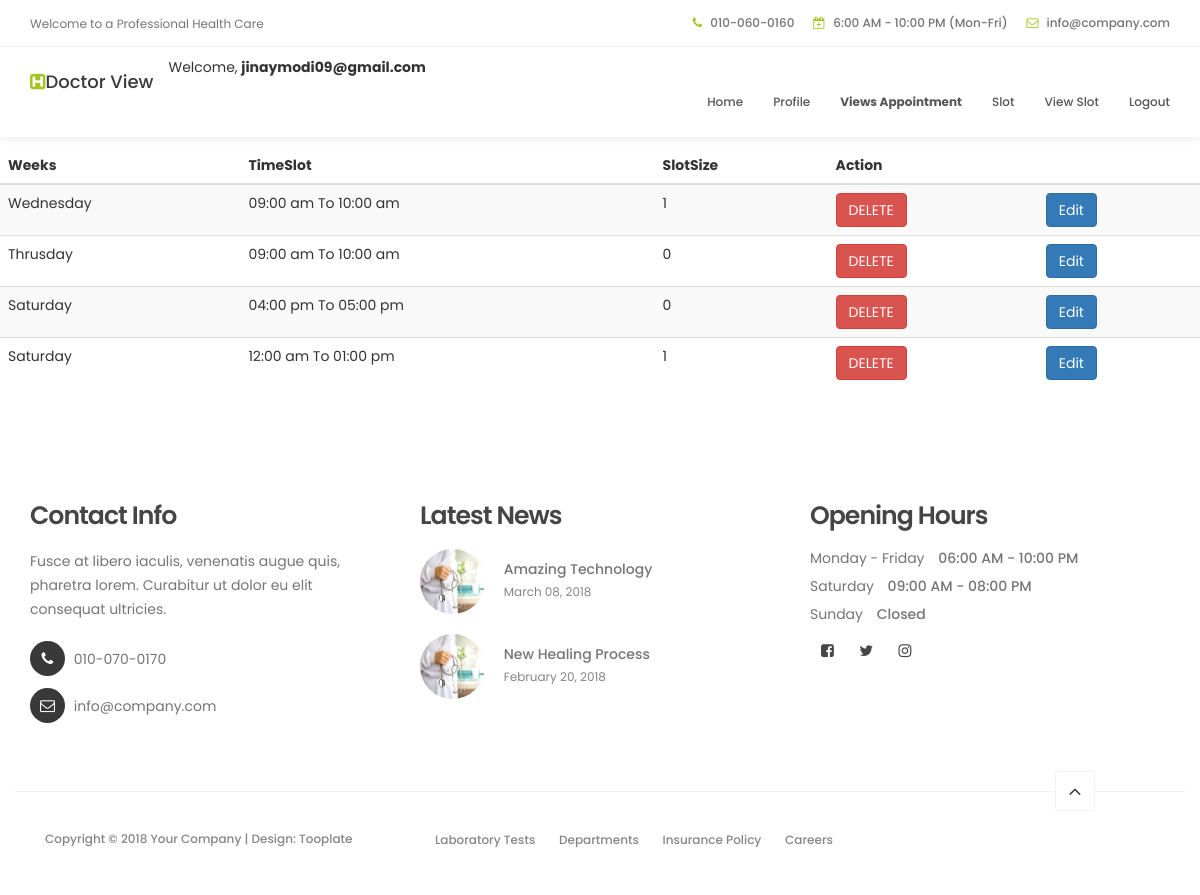
/viewslot/ (signed in), run on the app's committed database.
### myapp/models.py (models this page shows, shortened)
class User(models.Model):
    ROLES = (
        ('admin', 'Admin'),
        ('doctor', 'Doctor'),
        ('patiences', 'Patience'),
    )
    roles = models.CharField(max_length=30,choices = ROLES)
    name = models.CharField(max_length=30)
    email = models.EmailField(unique=True)
    password = models.CharField(max_length=15)
    address = models.TextField(default=None,blank=True,null=True)
    gender = models.CharField(max_length=6)
    speciality = models.CharField(max_length=30,default=None,blank=True,null=True)
    clinic_name=models.CharField(max_length=30,default=None,blank=True,null=True)
    profile = models.ImageField(upload_to='profiles/',blank=True,null=True)

class Slot(models.Model):
    TIMESLOT_LIST = (
        (0, '09:00 am To 10:00 am'),
        (1,'10:00 am TO 11:00 am'),
        (2, '11:00 am To 12:00 am'),
        (3, '12:00 am To 01:00 pm'),
        (4, '02:00 pm To 03:00 pm'),
        (5, '03:00 pm To 04:00 pm'),
        (6, '04:00 pm To 05:00 pm'),
    )
    WEEKS = (
        (0,'Monday'),
        (1,'Tuesday'),
        (2,'Wednesday'),
        (3,'Thursday'),
        (4,'Friday'),
        (5,'Saturday'),
        (6,'Sunday'),
    )
    doctor_id = models.ForeignKey(User,on_delete=models.CASCADE)
    weeks  = models.IntegerField(choices=WEEKS)
    timeslot = models.IntegerField(choices=TIMESLOT_LIST)
    slotsize=models.IntegerField(default=1)

### myapp/views.py (the view)
# urls.py: path('viewslot/',views.view_slots,name='view-slot'),
def view_slots(request):
    if 'email' in request.session:
        doc = User.objects.get(email=request.session['email'])
        many = Slot.objects.all().order_by('weeks')
        return render(request,'view-slot.html',{'many':many,'doc':doc})
    return redirect('login')

### myapp/templates/view-slot.html (shortened to what this page needs)
{% extends 'doctor1-header.html' %}
{% load static %}
{% block content %}
<!DOCTYPE html>
<html lang="en">
<head>
</head>
<body>
    <table class="table table-striped table-dark">
        <thead>
      {% if many %}
          <tr>
            <th scope="col">Weeks</th>
            <th scope="col">TimeSlot</th>
            <th scope="col">SlotSize</th>
            <th colspan="2">Action</th>
          </tr>
        </thead>
        <tbody>
       {% for one in many %}
          <tr>
              {% if one.weeks == 0 %}
            <td>Monday</td>
            {% elif one.weeks == 1 %}
            <td>Tuesday</td>
            {% elif one.weeks == 2 %}
            <td>Wednesday</td>
            {% elif one.weeks == 3 %}
            <td>Thrusday</td>
            {% elif one.weeks == 4 %}
            <td>Friday</td>
            {% elif one.weeks == 5 %}
            <td>Saturday</td>
            {% else %}
            <td>Sunday</td>
            {% endif %}
            {% if one.timeslot == 0 %}
            <td>09:00 am To 10:00 am</td>
            {% elif one.timeslot == 1 %}
            <td>10:00 am TO 11:00 am</td>
            {% elif one.timeslot == 2 %}
            <td>11:00 am To 12:00 am</td>
            {% elif one.timeslot == 3 %}
            <td>12:00 am To 01:00 pm</td>
            {% elif one.timeslot == 4 %}
            <td>02:00 pm To 03:00 pm</td>
            {% elif one.timeslot == 5 %}
            <td>03:00 pm To 04:00 pm</td>
            {% elif one.timeslot == 6 %}
            <td>04:00 pm To 05:00 pm</td>
            {% endif %}
            <td>{{one.slotsize}}</td>
            <td><a href="{% url 'delete-views' one.id %}"><button class="btn btn-danger">DELETE</button></a>  </td>
            <td><a href="{% url 'update-views' one.id  %}"><button class="btn btn-primary">Edit</button></a>  </td>
          </tr>
          {% endfor %}
        {% else %}
          <h3 style="color:red;" class="text-center">NO SLOT YET!!</h3>
        {% endif %}
          </tbody>
      </table>
</body>
</html>
{% endblock %}

### myapp/templates/doctor1-header.html (shortened to what this page needs)
{% load static %}
<!DOCTYPE html>
<html lang="en">
<head>
     <link rel="stylesheet" href="{% static 'css/bootstrap.min.css' %}">
     <link rel="stylesheet" href="{% static 'css/font-awesome.min.css' %}">
     <link rel="stylesheet" href="{% static 'css/animate.css' %}">
     <link rel="stylesheet" href="{% static 'css/owl.carousel.css' %}">
     <link rel="stylesheet" href="{% static 'css/owl.theme.default.min.css' %}">
     <link rel="stylesheet" href="{% static 'css/tooplate-style.css' %}">
</head>
<body id="top" data-spy="scroll" data-target=".navbar-collapse" data-offset="50">
     <header>
          <div class="container">
               <div class="row">
                    <div class="col-md-4 col-sm-5">
                         <p>Welcome to a Professional Health Care</p>
                    </div>
                    <div class="col-md-8 col-sm-7 text-align-right">
                         <span class="phone-icon"><i class="fa fa-phone"></i> 010-060-0160</span>
                         <span class="date-icon"><i class="fa fa-calendar-plus-o"></i> 6:00 AM - 10:00 PM (Mon-Fri)</span>
                         <span class="email-icon"><i class="fa fa-envelope-o"></i> <a href="#">info@company.com</a></span>
                    </div>
               </div>
          </div>
     </header>
     <section class="navbar navbar-default navbar-static-top" role="navigation">
          <div class="container">
               <div class="navbar-header">
                    <a href="index.html" class="navbar-brand"><i class="fa fa-h-square"></i>Doctor View</a>
               </div>
               Welcome,
               <strong>{{request.session.email}}</strong>
               <div class="collapse navbar-collapse">
                    <ul class="nav navbar-nav navbar-right">
                         <li><a href="{% url 'index_doc' %}" class="smoothScroll">Home</a></li>
                         <li><a href="{% url 'update_profiles' %}" class="smoothScroll">Profile</a></li>
                         <li><a href="{% url 'appointment-views' %}" class="smoothScroll"><strong>Views Appointment</strong></a></li>
                         <li><a href="{% url 'slots' %}" class="smoothScroll">Slot</a></li>
                         <li><a href="{% url 'view-slot' %}" class="smoothScroll">View Slot</a></li>
                         <li><a href="{% url 'logout' %}" class="smoothScroll">Logout</a></li>
                    </ul>
               </div>
          </div>
     </section>
     {% block content %}
     {% endblock %}
     <footer data-stellar-background-ratio="5">
          <div class="container">
               <div class="row">
                    <div class="col-md-4 col-sm-4">
                         <div class="footer-thumb">
                              <h4 class="wow fadeInUp" data-wow-delay="0.4s">Contact Info</h4>
                              <p>Fusce at libero iaculis, venenatis augue quis, pharetra lorem. Curabitur ut dolor eu elit consequat ultricies.</p>
                              <div class="contact-info">
                                   <p><i class="fa fa-phone"></i> 010-070-0170</p>
                                   <p><i class="fa fa-envelope-o"></i> <a href="#">info@company.com</a></p>
                              </div>
                         </div>
                    </div>
                    <div class="col-md-4 col-sm-4">
                         <div class="footer-thumb">
                              <h4 class="wow fadeInUp" data-wow-delay="0.4s">Latest News</h4>
                              <div class="latest-stories">
                                   <div class="stories-image">
                                        <a href="#"><img src="{% static 'images/news-image.jpg' %}" class="img-responsive" alt=""></a>
                                   </div>
                                   <div class="stories-info">
                                        <a href="#"><h5>Amazing Technology</h5></a>
                                        <span>March 08, 2018</span>
                                   </div>
                              </div>
                              <div class="latest-stories">
                                   <div class="stories-image">
                                        <a href="#"><img src="{% static 'images/news-image.jpg' %}" class="img-responsive" alt=""></a>
                                   </div>
                                   <div class="stories-info">
                                        <a href="#"><h5>New Healing Process</h5></a>
                                        <span>February 20, 2018</span>
                                   </div>
                              </div>
                         </div>
                    </div>
                    <div class="col-md-4 col-sm-4">
                         <div class="footer-thumb">
                              <div class="opening-hours">
                                   <h4 class="wow fadeInUp" data-wow-delay="0.4s">Opening Hours</h4>
                                   <p>Monday - Friday <span>06:00 AM - 10:00 PM</span></p>
                                   <p>Saturday <span>09:00 AM - 08:00 PM</span></p>
                                   <p>Sunday <span>Closed</span></p>
                              </div>
                              <ul class="social-icon">
                                   <li><a href="#" class="fa fa-facebook-square" attr="facebook icon"></a></li>
                                   <li><a href="#" class="fa fa-twitter"></a></li>
                                   <li><a href="#" class="fa fa-instagram"></a></li>
                              </ul>
                         </div>
                    </div>
                    <div class="col-md-12 col-sm-12 border-top">
                         <div class="col-md-4 col-sm-6">
                              <div class="copyright-text">
                                   <p>Copyright &copy; 2018 Your Company
                                   | Design: Tooplate</p>
                              </div>
                         </div>
                         <div class="col-md-6 col-sm-6">
                              <div class="footer-link">
                                   <a href="#">Laboratory Tests</a>
                                   <a href="#">Departments</a>
                                   <a href="#">Insurance Policy</a>
                                   <a href="#">Careers</a>
                              </div>
                         </div>
                         <div class="col-md-2 col-sm-2 text-align-center">
                              <div class="angle-up-btn">
                                  <a href="#top" class="smoothScroll wow fadeInUp" data-wow-delay="1.2s"><i class="fa fa-angle-up"></i></a>
                              </div>
                         </div>
                    </div>
               </div>
          </div>
     </footer>
</body>
</html>

### myapp/static/css/tooplate-style.css (style rules this page uses)
body { background: #ffffff; font-family: 'Poppins', sans-serif; overflow-x: hidden; }
h1,h2,h3,h4,h5,h6 { font-weight: 600; line-height: inherit; }
h1,h2,h3,h4 { letter-spacing: -1px; }
h5 { font-weight: 500; }
h4 { color: #454545; font-size: 1.8em; padding-bottom: 2px; }
p { color: #757575; font-size: 14px; font-weight: normal; line-height: 24px; }
html { -webkit-font-smoothing: antialiased; }
a { color: #252525; -webkit-transition: 0.5s; transition: 0.5s; text-decoration: none !important; }
.text-align-right { text-align: right; }
.text-align-center { text-align: center; }
.border-top { border-top: 1px solid #f2f2f2; margin-top: 4em; padding-top: 2.5em; }
header { background: #ffffff; border-bottom: 1px solid #f2f2f2; display: flex; height: 45px; }
header .col-md-8 { padding-right: 0; }
header p, header span { font-size: 12px; line-height: 24px; padding-top: 12px; }
header a, header span { color: #747474; }
header span { font-weight: 500; display: inline-block; padding: 11px 15px; }
header span.date-icon { border-left: 1px solid #f2f2f2; border-right: 1px solid #f2f2f2; padding-right: 19px; padding-left: 19px; }
header span i { color: #a5c422; margin-right: 5px; }
.navbar-default { background: #ffffff; box-shadow: 0 2px 8px rgba(0,0,0,.075); border: none; margin-bottom: 0; padding: 10px; }
.navbar-default .navbar-brand { color: #393939; font-weight: 500; }
.navbar-default .navbar-brand .fa { color: #a5c422; }
.navbar-default .navbar-nav li a { color: #555555; font-size: 12px; font-weight: 500; padding-right: 20px; padding-left: 20px; -webkit-transition: all ease-in-out 0.4s; transition: all ease-in-out 0.4s; }
footer { padding-top: 80px; padding-bottom: 40px; }
footer h4 { padding-bottom: 5px; }
footer a { color: #757575; }
.contact-info { padding-top: 10px; }
.contact-info .fa { background: #393939; border-radius: 100%; color: #ffffff; font-size: 15px; width: 35px; height: 35px; line-height: 35px; text-align: center; margin-right: 5px; margin-bottom: 2px; }
.latest-stories { margin-bottom: 20px; }
.stories-image, .stories-info { display: inline-block; vertical-align: top; }
.stories-image img { border-radius: 100%; width: 65px; height: 65px; }
.stories-info { margin-left: 15px; }
.stories-info h5 { margin-bottom: 2px; }
.stories-info span { color: #858585; font-size: 12px; }
.opening-hours p { line-height: 18px; }
.opening-hours span { font-weight: 500; display: inline-block; padding-left: 10px; }
.copyright-text p, .footer-link a { color: #858585; font-size: 12px; font-weight: 500; }
.footer-link a { font-size: 12px; display: inline-block; padding: 0 10px; margin-top: 4px; }
.angle-up-btn { position: relative; bottom: 4em; display: block; }
.angle-up-btn a { background: #ffffff; border: 1px solid #f2f2f2; border-radius: 3px; font-size: 20px; color: #393939; display: inline-block; text-align: center; width: 40px; height: 40px; line-height: 38px; transition: transform 0.1s ease-in; transform: translateX(0); }
.social-icon { position: relative; padding: 0; margin: 0; }
.social-icon li { display: inline-block; list-style: none; }
.social-icon li a { border-radius: 100px; color: #464646; font-size: 15px; width: 35px; height: 35px; line-height: 35px; text-decoration: none; text-align: center; transition: all 0.4s ease-in-out; position: relative; }
@media only screen and (max-width: 1200px) { header { height: inherit; } }
@media only screen and (max-width: 1200px) { header span.date-icon { border: 0; padding-right: 0; padding-left: 0; } }
@media only screen and (max-width: 1200px) { header span.email-icon { padding-top: 0; } }
@media only screen and (max-width: 1200px) { .navbar-default .navbar-nav li a { padding-right: 15px; padding-left: 15px; } }

### data on the page
User: session.email "jinaymodi09@gmail.com"
Slot: weeks "Wednesday", timeslot "09:00 am To 10:00 am", slotsize "1"
Slot: weeks "Thrusday", timeslot "09:00 am To 10:00 am", slotsize "0"
Slot: weeks "Saturday", timeslot "04:00 pm To 05:00 pm", slotsize "0"
Slot: weeks "Saturday", timeslot "12:00 am To 01:00 pm", slotsize "1"
